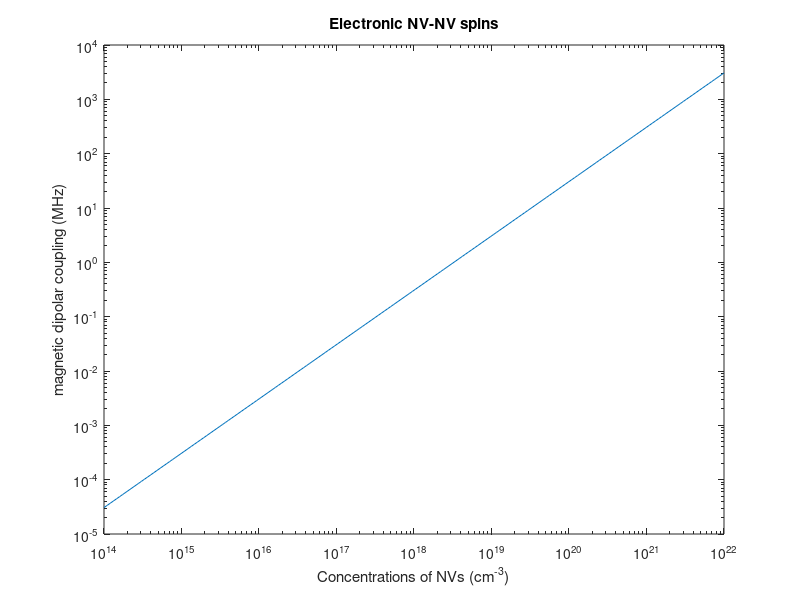

Source code (MATLAB):
clear;
close all;

range=40;
npoints=200;
n=logspace(14,22,npoints);

hbar=1.054571596*10^(-34);								    %reduced Planck's constant (J s)
h=hbar*2*pi;                                                %Planck's constant (J s)
mu_0=1.25663706212*10^(-6);									%magnetic permeapermeability (H m^-1)
mu_B=9.2740100783*10^(-24);                                 %Bohr magneton (J T^-1)
g_e=-2.00231930436256;                                      %electronic g factor
prefactor = (mu_0 * g_e^2 * mu_B^2) / (4 * pi * h * (0.55396)^3); 

loglog(n,prefactor*n);			
title('Electronic NV-NV spins');
xlabel('Concentrations of NVs (cm^{-3})') 
ylabel('magnetic dipolar coupling (MHz)') 
